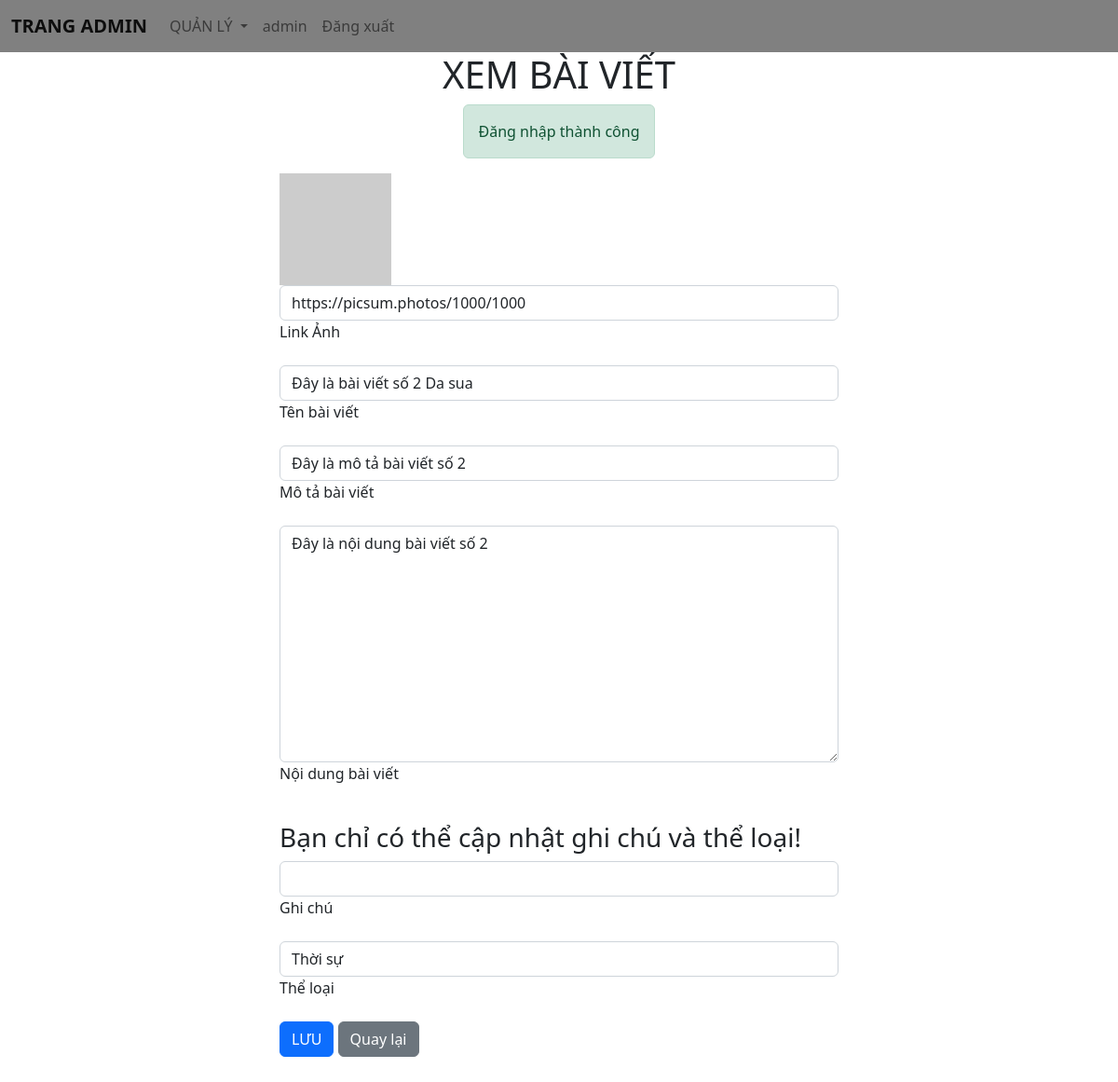
The page /index.php?type=post&type1=seepost&id=2 (signed in) on the database its author committed.
### tables this page shows
CREATE TABLE `posts` (
  `id_post` bigint(20) NOT NULL,
  `postName` varchar(255) NOT NULL,
  `postImage` varchar(255) NOT NULL,
  `postDescription` varchar(255) NOT NULL,
  `postDate` datetime NOT NULL DEFAULT current_timestamp(),
  `postContent` varchar(10000) NOT NULL,
  `isAccepted` tinyint(4) NOT NULL DEFAULT 1,
  `note` varchar(255) NOT NULL,
  `user_id` bigint(20) NOT NULL,
  `category_id` bigint(20) DEFAULT 4
);

CREATE TABLE `post_categories` (
  `id_post_category` bigint(20) NOT NULL,
  `nameCategory` varchar(255) NOT NULL,
  `delCategory` tinyint(4) NOT NULL DEFAULT 0
);

### app/controllers/admin/headerControllers.php (called while the page is built, shortened)
<?php
include_once("app/views/admin/header.views.php");

### app/helpers/security.php (called while the page is built, shortened)
<?php
function e($string){
    return htmlspecialchars($string ?? '', ENT_QUOTES, 'UTF-8');
}
function getFlashMessage($type){
    if(isset($_SESSION['flash'][$type])){
        $message = $_SESSION['flash'][$type];
        return $message;
    }
    return null;
}

### app/models/pdo.php (called while the page is built, shortened)
<?php
function pdo_get_connection()
{
    try {
        $conn = new PDO('mysql:host=' . DBHOST . ';dbname=' . DBNAME . ';charset=utf8mb4', DBUSER, DBPASS);
        $conn->setAttribute(PDO::ATTR_ERRMODE, PDO::ERRMODE_EXCEPTION);
        $conn->setAttribute(PDO::ATTR_EMULATE_PREPARES, false);
        return $conn;
    } catch (PDOException $e) {
        error_log("Database connection error: " . $e->getMessage());
        die("Lỗi kết nối cơ sở dữ liệu. Vui lòng thử lại sau.");
    }
}
function pdo_query($sql, ...$args)
{
    try {
        $conn = pdo_get_connection();
        $stmt = $conn->prepare($sql);
        $stmt->execute($args);
        $rows = $stmt->fetchAll(PDO::FETCH_ASSOC);
        return $rows;
    } catch (PDOException $e) {
        error_log("Query error: " . $e->getMessage());
        return [];
    } finally {
        unset($conn);
    }
}
function pdo_query_one($sql, ...$args)
{
    try {
        $conn = pdo_get_connection();
        $stmt = $conn->prepare($sql);
        $stmt->execute($args);
        $row = $stmt->fetch(PDO::FETCH_ASSOC);
        return $row;
    } catch (PDOException $e) {
        error_log("Query error: " . $e->getMessage());
        return false;
    } finally {
        unset($conn);
    }
}

### app/models/user/productModels.php (called while the page is built, shortened)
<?php
function getPostById($id_post){
    $sql="SELECT * FROM posts
          INNER JOIN post_categories ON posts.category_id = post_categories.id_post_category
          WHERE id_post=?";
    return pdo_query_one($sql, $id_post);
}
function getAllCategory(){
    $sql="SELECT * FROM post_categories WHERE delCategory=0 AND id_post_category!=4";
    return pdo_query($sql);
}

### app/views/admin/seepost.views.php (the view, shortened to what this page needs)
<link rel="stylesheet" href="public/css/login.css">
<div id="container4">
  <div id="title-container4">
    <h1>XEM BÀI VIẾT</h1>
  </div>
  <?php if($success = getFlashMessage('success')): ?>
    <div class="alert alert-success"><?= e($success) ?></div>
  <?php endif; ?>
<form action="" method="post">
  <div class="form-outline mb-4">
    <img width="20%" src="<?= e($getPostById['postImage']) ?>" alt="Post Image" />
    <input type="text" id="postImage" name="postImage" value="<?= e($getPostById['postImage']) ?>" class="form-control" readonly />
    <label for="postImage">Link Ảnh</label>
  </div>
  <div class="form-outline mb-4">
    <input type="text" id="postName" name="postName" value="<?= e($getPostById['postName']) ?>" class="form-control" readonly />
    <label for="postName">Tên bài viết</label>
  </div>
  <div class="form-outline mb-4">
    <input type="text" id="postDescription" name="postDescription" value="<?= e($getPostById['postDescription']) ?>" class="form-control" readonly />
    <label for="postDescription">Mô tả bài viết</label>
  </div>
  <div class="form-outline mb-4">
    <textarea name="postContent" class="form-control" id="postContent" rows="10" readonly><?= e($getPostById['postContent']) ?></textarea>
    <label for="postContent">Nội dung bài viết</label>
  </div>
</form>
<form action="" method="post">
  <h3>Bạn chỉ có thể cập nhật ghi chú và thể loại!</h3>
  <div class="form-outline mb-4">
    <input type="text" id="note" name="note" value="<?= e($getPostById['note']) ?>" class="form-control" maxlength="255" />
    <label for="note">Ghi chú</label>
  </div>
  <div class="form-outline mb-4">
    <select name="category_id" class="form-control" id="category_id" required>
      <?php foreach ($getAllCategory as $cate): ?>
        <option value="<?= e($cate['id_post_category']) ?>"
                <?= $cate['id_post_category']==$getPostById['category_id'] ? 'selected' : '' ?>>
          <?= e($cate['nameCategory']) ?>
        </option>
      <?php endforeach; ?>
    </select>
    <label for="category_id">Thể loại</label>
  </div>
  <button type="submit" name="btn-save-post" class="btn btn-primary btn-block mb-4">LƯU</button>
  <a href="index.php?type=post" class="btn btn-secondary btn-block mb-4">Quay lại</a>
</form>
</div>

### index.php (shortened to what this page needs)
<?php
include("app/models/pdo.php");
include("app/models/user/productModels.php");
include("app/helpers/security.php");
if(isset($_SESSION['user'])){
    $userRole = $_SESSION['user']['role_id'];
    if($userRole == 1){
        include_once("app/controllers/admin/headerControllers.php");
        if(isset($_GET['type'])){
            switch ($_GET['type']) {
                case 'post':
                    include_once("app/controllers/admin/postControllers.php");
                    break;
            }
        }else{
            include_once("app/controllers/admin/postSelfControllers.php");
        }
    }
}

### app/views/admin/header.views.php (shortened to what this page needs)
<link href="https://cdn.jsdelivr.net/npm/bootstrap@5.2.1/dist/css/bootstrap.min.css" rel="stylesheet">
<link rel="stylesheet" href="public/css/header.css">
<div id="container">
<nav class="navbar navbar-expand-lg" style="background-color:grey">
  <div class="container-fluid">
    <a class="navbar-brand" href="index.php?type=home">
    <?php
    $roleNames = [
        1 => 'TRANG ADMIN',
        2 => 'TRANG BIÊN TẬP',
        3 => 'TRANG TÁC GIẢ'
    ];
    $roleId = $_SESSION['user']['role_id'] ?? 3;
    echo '<strong>'.e($roleNames[$roleId] ?? 'TRANG TÁC GIẢ').'</strong>';
    ?>
    </a>
    <div class="collapse navbar-collapse" id="navbarSupportedContent">
      <ul class="navbar-nav me-auto mb-2 mb-lg-0">
        <li class="nav-item dropdown">
          <a class="nav-link dropdown-toggle" href="#" role="button" data-bs-toggle="dropdown">
            QUẢN LÝ
          </a>
        </li>
        <li class="nav-item">
          <a class="nav-link" href="#"><?= e($_SESSION['user']['userName']) ?></a>
        </li>
        <li class="nav-item">
          <a class="nav-link" href="index.php?logout=1">Đăng xuất</a>
        </li>
      </ul>
    </div>
  </div>
</nav>
</div>

### app/controllers/admin/postControllers.php (shortened to what this page needs)
<?php
if(isset($_GET['type1'])){
    if($_GET['type1']=='seepost'){
        $getPostById = getPostById($_GET['id']);
        $getAllCategory = getAllCategory();
        include_once("app/views/admin/seepost.views.php");
    }
}

### public/css/login.css (style rules this page uses)
#container4 { display: flex; flex-direction: column; align-items: center; }
#container4 form { width: 50%; }

### rows shown on the page
posts: postImage "https://picsum.photos/1000/1000", postName "Đây là bài viết số 2 Da sua", postDescription "Đây là mô tả bài viết số 2", postContent "Đây là nội dung bài viết số 2", category_id "Thời sự"

### other values the page prints
$roleNames[$roleId] "TRANG ADMIN"
$_SESSION['user']['userName'] "admin"
$success "Đăng nhập thành công"
